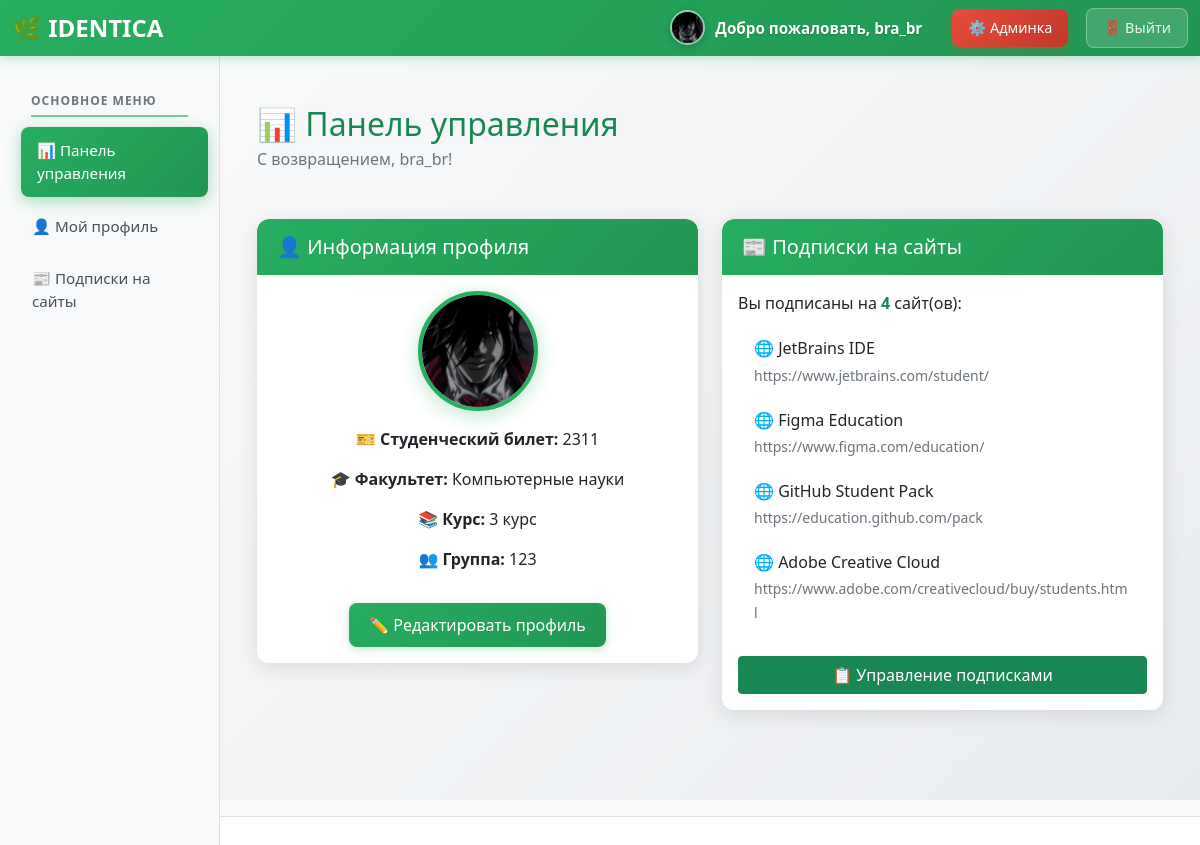
Before: /dashboard/ (signed in) with the older database file.
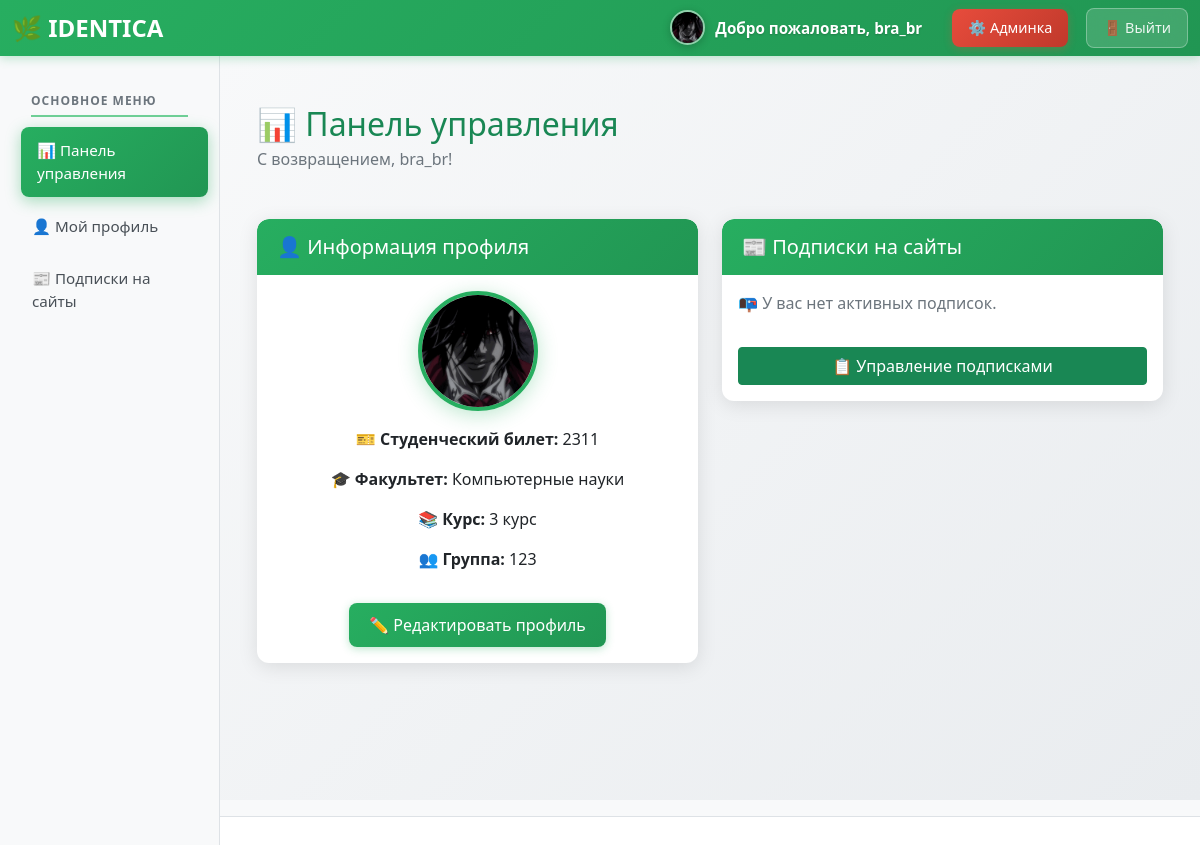
After: the same page with the newer database file.
### profiles/models.py (models this page shows, shortened)
class StudentProfile(models.Model):
    FACULTY_CHOICES = [
        ('computer_science', 'Компьютерные науки'),
        ('engineering', 'Инженерия'),
        ('business', 'Бизнес-администрирование'),
        ('arts', 'Искусство и гуманитарные науки'),
        ('science', 'Естественные науки'),
        ('medicine', 'Медицина'),
    ]
    user = models.OneToOneField(User, on_delete=models.CASCADE, verbose_name='Пользователь')
    student_id = models.CharField(max_length=20, unique=True, null=True, blank=True, verbose_name='Студенческий билет')
    faculty = models.CharField(max_length=50, choices=FACULTY_CHOICES, null=True, blank=True, verbose_name='Факультет')
    course = models.IntegerField(choices=[(i, f'{i} курс') for i in range(1, 7)], null=True, blank=True, verbose_name='Курс')
    group = models.CharField(max_length=10, null=True, blank=True, verbose_name='Группа')
    phone = models.CharField(max_length=15, blank=True, verbose_name='Телефон')
    birth_date = models.DateField(null=True, blank=True, verbose_name='Дата рождения')
    avatar = models.ImageField(upload_to='avatars/', null=True, blank=True, verbose_name='Аватар')
    is_monitor = models.BooleanField(default=False, verbose_name='Староста')
    class Meta:
        verbose_name = 'Профиль студента'
        verbose_name_plural = 'Профили студентов'

class Subscription(models.Model):
    student = models.ForeignKey(StudentProfile, on_delete=models.CASCADE, verbose_name='Студент')
    website = models.ForeignKey(Website, on_delete=models.CASCADE, verbose_name='Веб-сайт')
    subscribed_at = models.DateTimeField(auto_now_add=True, verbose_name='Дата подписки')
    is_active = models.BooleanField(default=True, verbose_name='Активна')
    class Meta:
        unique_together = ('student', 'website')
        verbose_name = 'Подписка'
        verbose_name_plural = 'Подписки'

class Website(models.Model):
    name = models.CharField(max_length=100, verbose_name='Название')
    url = models.URLField(verbose_name='URL адрес')
    description = models.TextField(blank=True, verbose_name='Описание')
    category = models.ForeignKey(WebsiteCategory, on_delete=models.CASCADE, verbose_name='Категория')
    is_active = models.BooleanField(default=True, verbose_name='Активен')
    class Meta:
        verbose_name = 'Веб-сайт'
        verbose_name_plural = 'Веб-сайты'

### profiles/views.py (the view)
# urls.py: path('dashboard/', views.dashboard, name='dashboard'),
@login_required
def dashboard(request):
    try:
        student_profile = StudentProfile.objects.get(user=request.user)
    except StudentProfile.DoesNotExist:
        student_profile = StudentProfile.objects.create(user=request.user)
    subscriptions = Subscription.objects.filter(
        student=student_profile,
        is_active=True
    ).select_related('website')
    profile_complete = all([
        student_profile.student_id,
        student_profile.faculty,
        student_profile.course,
        student_profile.group
    ])
    return render(request, 'profiles/dashboard.html', {
        'profile': student_profile,
        'subscriptions': subscriptions,
        'active_tab': 'dashboard',
        'profile_complete': profile_complete
    })

### profiles/ldap_backend.py (called while the page is built)
    def get_user(self, user_id):
        try:
            return User.objects.get(pk=user_id)
        except User.DoesNotExist:
            return None

### profiles/templates/profiles/dashboard.html (shortened to what this page needs)
{% extends 'profiles/base.html' %}
{% block content %}
<div class="row">
    <div class="col-12">
        <div class="d-flex justify-content-between align-items-center mb-4">
            <div>
                <h2 class="text-success mb-1">📊 Панель управления</h2>
                <p class="text-muted mb-0">С возвращением, {{ user.get_full_name|default:user.username }}!</p>
            </div>
        </div>
    </div>
</div>
<div class="row mt-4">
    <div class="col-md-6">
        <div class="card">
            <div class="card-header">
                <h5 class="mb-0">👤 Информация профиля</h5>
            </div>
            <div class="card-body text-center">
                {% if profile.avatar %}
                    <img src="{{ profile.avatar.url }}" alt="Аватар" class="profile-avatar mb-3">
                {% else %}
                    <div class="profile-avatar-default mb-3">
                        👤
                    </div>
                {% endif %}
                <p><strong>🎫 Студенческий билет:</strong> {{ profile.student_id|default:"Не указан" }}</p>
                <p><strong>🎓 Факультет:</strong> {{ profile.get_faculty_display|default:"Не указан" }}</p>
                <p><strong>📚 Курс:</strong> {{ profile.get_course_display|default:"Не указан" }}</p>
                <p><strong>👥 Группа:</strong> {{ profile.group|default:"Не указана" }}</p>
                <a href="{% url 'profile' %}" class="btn btn-primary mt-3">✏️ Редактировать профиль</a>
            </div>
        </div>
    </div>
    <div class="col-md-6">
        <div class="card">
            <div class="card-header">
                <h5 class="mb-0">📰 Подписки на сайты</h5>
            </div>
            <div class="card-body">
                {% if subscriptions %}
                    <p>Вы подписаны на <strong class="text-success">{{ subscriptions.count }}</strong> сайт(ов):</p>
                    <div class="list-group">
                        {% for subscription in subscriptions|slice:":5" %}
                            <div class="list-group-item border-0 mb-2">
                                <h6 class="mb-1">🌐 {{ subscription.website.name }}</h6>
                                <small class="text-muted">{{ subscription.website.url }}</small>
                            </div>
                        {% endfor %}
                    </div>
                {% else %}
                    <p class="text-muted">📭 У вас нет активных подписок.</p>
                {% endif %}
                <a href="{% url 'manage_subscriptions' %}" class="btn btn-success mt-3 w-100">📋 Управление подписками</a>
            </div>
        </div>
    </div>
</div>
{% endblock %}

### profiles/templates/profiles/base.html (shortened to what this page needs)
<!DOCTYPE html>
<html lang="ru">
<head>
    <link href="https://cdn.jsdelivr.net/npm/bootstrap@5.1.3/dist/css/bootstrap.min.css" rel="stylesheet">
</head>
<body class="{% if user.is_authenticated %}authenticated{% endif %} {% if active_tab == 'subscriptions' %}subscriptions-page{% endif %}">
    <nav class="navbar navbar-expand-lg navbar-dark identica-primary">
        <div class="container-fluid">
            <a class="navbar-brand" href="{% url 'home' %}">
                🌿 IDENTICA
            </a>
            <div class="collapse navbar-collapse" id="navbarContent">
                <div class="navbar-nav ms-auto d-flex align-items-center">
                    {% if user.is_authenticated %}
                        <div class="user-info">
                            {% if user.studentprofile.avatar %}
                                <img src="{{ user.studentprofile.avatar.url }}"
                                     alt="Аватар"
                                     class="user-avatar-nav">
                            {% else %}
                                <div class="user-avatar-default">
                                    👤
                                </div>
                            {% endif %}
                            <span class="welcome-text">
                                Добро пожаловать, <strong>{{ user.username }}</strong>
                            </span>
                        </div>
                        {% if user.is_staff %}
                            <a href="/admin/" class="admin-panel-btn" target="_blank">
                                ⚙️ Админка
                            </a>
                        {% endif %}
                        <form class="logout-form d-inline" action="{% url 'logout' %}" method="post">
                            <button type="submit" class="logout-btn">
                                🚪 Выйти
                            </button>
                        </form>
                    {% else %}
                        <a class="nav-link" href="{% url 'login' %}">🔑 Войти</a>
                    {% endif %}
                </div>
            </div>
        </div>
    </nav>
    {% if user.is_authenticated %}
    <div class="sidebar">
        <div class="p-3">
            <div class="section-title">ОСНОВНОЕ МЕНЮ</div>
            <ul class="nav nav-pills flex-column">
                <li class="nav-item">
                    <a class="nav-link {% if active_tab == 'dashboard' %}active{% endif %}"
                       href="{% url 'dashboard' %}">
                        📊 Панель управления
                    </a>
                </li>
                <li class="nav-item">
                    <a class="nav-link {% if active_tab == 'profile' %}active{% endif %}"
                       href="{% url 'profile' %}">
                        👤 Мой профиль
                    </a>
                </li>
                <li class="nav-item">
                    <a class="nav-link {% if active_tab == 'subscriptions' %}active{% endif %}"
                       href="{% url 'manage_subscriptions' %}">
                        📰 Подписки на сайты
                    </a>
                </li>
            </ul>
        </div>
    </div>
    {% endif %}
    <div class="main-content">
        <div class="container-fluid py-4">
            {% block content %}
            {% endblock %}
        </div>
    </div>
</body>
</html>
{% if user.is_authenticated %}
<div class="container-fluid bg-light py-2 border-bottom">
</div>
{% endif %}
<li class="nav-item">
</li>

### profiles/templates/profiles/base.html (style rules this page uses)
:root { --primary-color: #27ae60; --primary-dark: #219653; --primary-light: #6fcf97; --sidebar-width: 220px; --navbar-height: 56px; }
* { box-sizing: border-box; }
body { margin: 0; padding: 0; overflow-x: hidden; font-family: 'Segoe UI', system-ui, -apple-system, sans-serif; }
.navbar-brand { font-weight: bold; color: white !important; font-size: 1.5rem; }
.identica-primary { background: linear-gradient(135deg, var(--primary-color), var(--primary-dark)); box-shadow: 0 2px 10px rgba(39, 174, 96, 0.3); position: fixed; top: 0; left: 0; right: 0; z-index: 1030; height: var(--navbar-height); }
.sidebar { background-color: #f8f9fa; width: var(--sidebar-width); border-right: 1px solid #dee2e6; position: fixed; left: 0; top: var(--navbar-height); bottom: 0; overflow-y: auto; z-index: 1020; transition: all 0.3s ease; }
.main-content { margin-left: var(--sidebar-width); margin-top: var(--navbar-height); padding: 30px; min-height: calc(100vh - var(--navbar-height)); background: linear-gradient(135deg, #f8f9fa 0%, #e9ecef 100%); overflow-y: auto; }
.user-avatar-nav { width: 35px; height: 35px; border-radius: 50%; object-fit: cover; border: 2px solid rgba(255, 255, 255, 0.5); margin-right: 10px; box-shadow: 0 2px 8px rgba(0, 0, 0, 0.2); }
.user-info { display: flex; align-items: center; margin-right: 20px; }
.sidebar .nav-pills .nav-link { color: #495057; border-radius: 8px; margin-bottom: 6px; padding: 12px 16px; transition: all 0.3s ease; border: none; font-size: 0.95rem; font-weight: 500; }
.sidebar .nav-pills .nav-link.active { background: linear-gradient(135deg, var(--primary-color), var(--primary-dark)); color: white; box-shadow: 0 4px 15px rgba(39, 174, 96, 0.4); transform: translateX(5px); }
.sidebar .section-title { font-size: 0.75rem; font-weight: 700; text-transform: uppercase; letter-spacing: 1px; color: #6c757d; margin: 20px 15px 10px 15px; padding-bottom: 5px; border-bottom: 2px solid var(--primary-light); }
.profile-avatar { width: 120px; height: 120px; object-fit: cover; border-radius: 50%; border: 4px solid var(--primary-color); box-shadow: 0 4px 20px rgba(39, 174, 96, 0.3); }
.navbar-nav.ms-auto { display: flex; align-items: center; justify-content: flex-end; flex-wrap: nowrap; gap: 10px; }
.logout-btn { background: rgba(255, 255, 255, 0.15); border: 1px solid rgba(255, 255, 255, 0.3); color: rgba(255,255,255,.9); padding: 8px 16px; border-radius: 8px; transition: all 0.3s ease; white-space: nowrap; text-decoration: none; font-size: 0.9rem; font-weight: 500; backdrop-filter: blur(10px); }
.btn-primary { background: linear-gradient(135deg, var(--primary-color), var(--primary-dark)); border: none; border-radius: 8px; padding: 10px 20px; transition: all 0.3s ease; font-weight: 500; box-shadow: 0 2px 8px rgba(39, 174, 96, 0.3); }
.admin-panel-btn { background: linear-gradient(135deg, #e74c3c, #c0392b); border: none; border-radius: 8px; padding: 8px 16px; color: white; text-decoration: none; font-size: 0.9rem; font-weight: 500; transition: all 0.3s ease; white-space: nowrap; margin-right: 8px; box-shadow: 0 2px 8px rgba(231, 76, 60, 0.3); backdrop-filter: blur(10px); }
.welcome-text { color: white; font-weight: 600; white-space: nowrap; font-size: 0.95rem; text-shadow: 0 1px 2px rgba(0, 0, 0, 0.2); }
.card { border: none; border-radius: 12px; box-shadow: 0 4px 20px rgba(0, 0, 0, 0.1); transition: all 0.3s ease; margin-bottom: 20px; overflow: hidden; }
.card-header { background: linear-gradient(135deg, var(--primary-color), var(--primary-dark)); color: white; border-radius: 12px 12px 0 0 !important; border: none; padding: 16px 20px; font-size: 1rem; font-weight: 600; }
.main-content .container-fluid { max-width: 1400px; margin: 0 auto; }
@media (max-width: 1200px) { .main-content { padding: 25px; } }

Changed rows visible on the page:
removed Subscription: website.name "JetBrains IDE", website "https://www.jetbrains.com/student/"
removed Subscription: website.name "Figma Education", website "https://www.figma.com/education/"
removed Subscription: website.name "GitHub Student Pack", website "https://education.github.com/pack"
removed Subscription: website.name "Adobe Creative Cloud", website "https://www.adobe.com/creativecloud/buy/students.html"
Other visible differences:
{{ subscriptions.count }}: "4" → (not shown)
text no longer shown: "Вы подписаны на сайт(ов):"
text now shown: "📭 У вас нет активных подписок."
